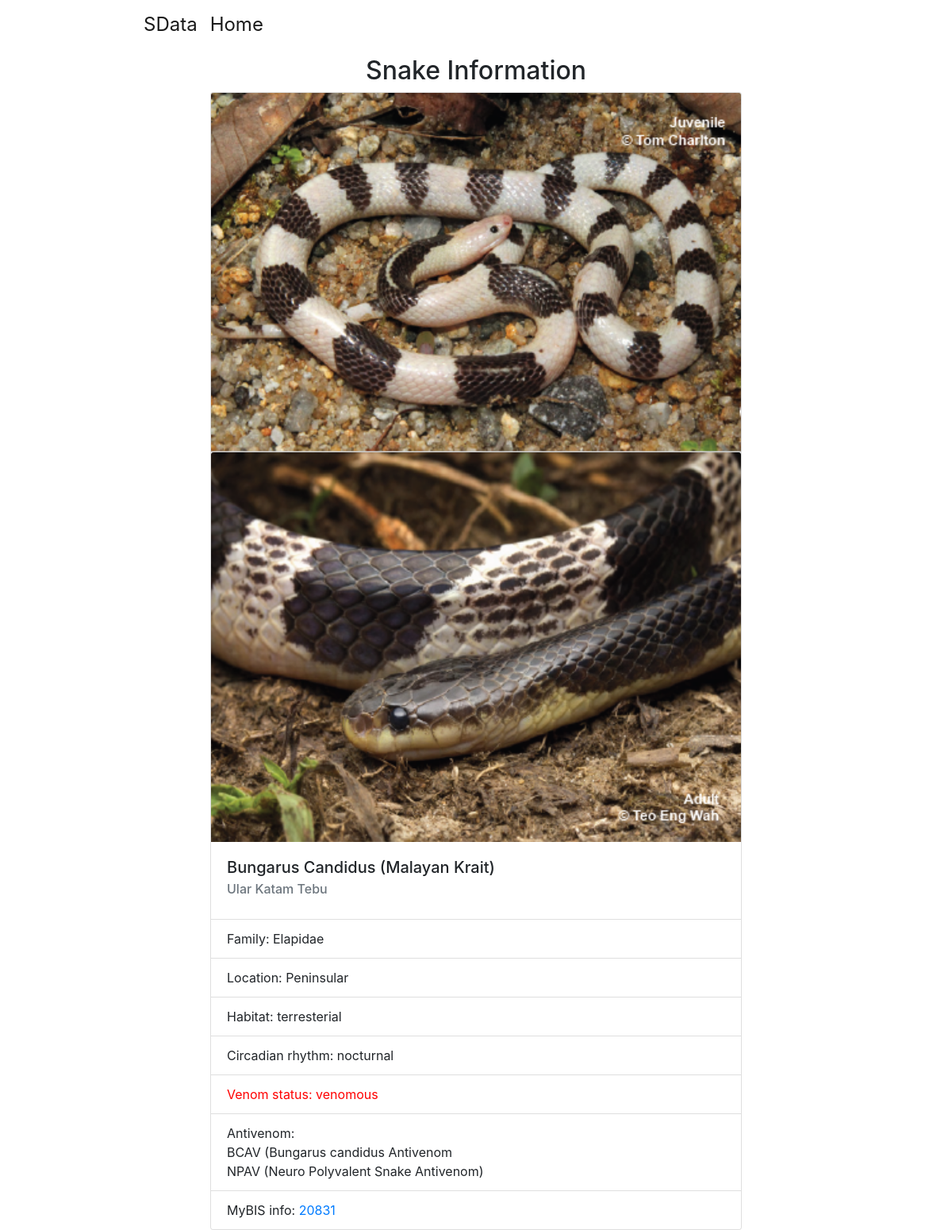
Screenshot of /snake_info/1 with the database file from the repository.
### project/models.py (models this page shows)
class Snakes(db.Model):
    __tablename__ = 'snake'
    id = db.Column(db.Integer, primary_key=True)
    name_en = db.Column(db.String(50), nullable=True)
    name_bm = db.Column(db.String(50), nullable=True)
    name_scientific = db.Column(db.String(50), nullable=True)
    family = db.Column(db.String(50), nullable=True)
    snake_location = db.Column(db.String(50), nullable=True)
    habitat = db.Column(db.String(50), nullable=True)
    circadian = db.Column(db.String(50), nullable=True)
    venom_status = db.Column(db.String(50), nullable=True)
    antivenom = db.Column(db.String(50), nullable=True)
    mybis = db.Column(db.String(50), nullable=True)
    locations = db.relationship('Snake_location', backref = 'location', lazy='dynamic')

### project/sdata/sdata.py (the view)
@sdata.route('/snake_info/<int:id>')
def snake_info(id):
    snake_intel = Snakes.query.get(id)
    mypath = 'project/static/snake_img/' + str(id)
    img_files = [f for f in listdir(mypath) if isfile(join(mypath, f))]
    def convert(string):
        li = list(string.split(","))
        return li
    antivenom_list = convert(snake_intel.antivenom)
    return render_template('snake_info.html',
    snake_intel=snake_intel,
    img_files=img_files,
    antivenom_list=antivenom_list
    )

### project/sdata/templates/snake_info.html (shortened to what this page needs)
{% extends "base.html" %}
{% block head %}
{{super()}}
<head>
</head>
{% endblock %}
{% block content %}
<div class="container" style="padding-top: 10px;margin: auto;max-width: 700px;">
<h2 style="text-align: center;">Snake Information</h2>
<div class="card" style="width: 100%;">
  {% for i in img_files %}
  <img class="card-img-top" src="../static/snake_img/{{snake_intel.id}}/{{ i }}" alt="Card image cap">
  {% endfor %}
  <div class="card-body">
    <h5 class="card-title">{{snake_intel.name_scientific}} ({{snake_intel.name_en}})</h5>
    <h6 class="card-subtitle mb-2 text-muted">{{ snake_intel.name_bm }}</h6>
  </div>
  <ul class="list-group list-group-flush">
    <li class="list-group-item">Family: {{snake_intel.family}}</li>
    <li class="list-group-item">Location: {{snake_intel.snake_location}}</li>
    <li class="list-group-item">Habitat: {{snake_intel.habitat}}</li>
    <li class="list-group-item">Circadian rhythm: {{snake_intel.circadian}}</li>
    {% if snake_intel.venom_status=='venomous' %}
    <li class="list-group-item" style="color:red">Venom status: {{snake_intel.venom_status}}</li>
    {% elif snake_intel.venom_status=='non-venomous' %}
    <li class="list-group-item" style="color:green">Venom status: {{snake_intel.venom_status}}</li>
    {% else %}
    <li class="list-group-item">Venom status: {{snake_intel.venom_status}}</li>
    {% endif %}
    <li class="list-group-item">Antivenom: <br>
      {% for a in antivenom_list %}
      {{ a }}<br>
      {% endfor %}
    </li>
    <li class="list-group-item">MyBIS info: <a href="https://www.mybis.gov.my/sp/{{snake_intel.mybis}}" target="blank">{{snake_intel.mybis}}</a></li>
  </ul>
</div>
</div>
{% endblock %}

### rows the page displays
Snakes: name_scientific "Bungarus Candidus", name_en "Malayan Krait", name_bm "Ular Katam Tebu", family "Elapidae", snake_location "Peninsular", habitat "terresterial", circadian "nocturnal", venom_status "venomous", mybis "20831"

### other values shown
{{ a }} "BCAV (Bungarus candidus Antivenom" "NPAV (Neuro Polyvalent Snake Antivenom)"
